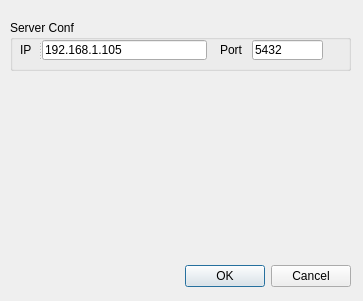
<?xml version="1.0" encoding="UTF-8"?>
<ui version="4.0">
 <class>DlgSet</class>
 <widget class="QDialog" name="DlgSet">
  <property name="geometry">
   <rect>
    <x>0</x>
    <y>0</y>
    <width>363</width>
    <height>301</height>
   </rect>
  </property>
  <property name="windowTitle">
   <string>Dialog</string>
  </property>
  <widget class="QDialogButtonBox" name="buttonBox">
   <property name="geometry">
    <rect>
     <x>10</x>
     <y>260</y>
     <width>341</width>
     <height>32</height>
    </rect>
   </property>
   <property name="orientation">
    <enum>Qt::Horizontal</enum>
   </property>
   <property name="standardButtons">
    <set>QDialogButtonBox::Cancel|QDialogButtonBox::Ok</set>
   </property>
  </widget>
  <widget class="QGroupBox" name="groupBox">
   <property name="geometry">
    <rect>
     <x>10</x>
     <y>20</y>
     <width>341</width>
     <height>51</height>
    </rect>
   </property>
   <property name="title">
    <string>Server Conf</string>
   </property>
   <widget class="QSplitter" name="splitter">
    <property name="geometry">
     <rect>
      <x>10</x>
      <y>20</y>
      <width>187</width>
      <height>20</height>
     </rect>
    </property>
    <property name="orientation">
     <enum>Qt::Horizontal</enum>
    </property>
    <widget class="QLabel" name="label">
     <property name="text">
      <string>IP</string>
     </property>
    </widget>
    <widget class="QLineEdit" name="lineEdit">
     <property name="text">
      <string>192.168.1.105</string>
     </property>
    </widget>
   </widget>
   <widget class="QLineEdit" name="lineEdit_2">
    <property name="geometry">
     <rect>
      <x>242</x>
      <y>20</y>
      <width>71</width>
      <height>20</height>
     </rect>
    </property>
    <property name="text">
     <string>5432</string>
    </property>
   </widget>
   <widget class="QLabel" name="label_2">
    <property name="geometry">
     <rect>
      <x>210</x>
      <y>20</y>
      <width>31</width>
      <height>20</height>
     </rect>
    </property>
    <property name="text">
     <string>Port</string>
    </property>
   </widget>
  </widget>
 </widget>
 <resources/>
 <connections>
  <connection>
   <sender>buttonBox</sender>
   <signal>accepted()</signal>
   <receiver>DlgSet</receiver>
   <slot>accept()</slot>
   <hints>
    <hint type="sourcelabel">
     <x>248</x>
     <y>254</y>
    </hint>
    <hint type="destinationlabel">
     <x>157</x>
     <y>274</y>
    </hint>
   </hints>
  </connection>
  <connection>
   <sender>buttonBox</sender>
   <signal>rejected()</signal>
   <receiver>DlgSet</receiver>
   <slot>reject()</slot>
   <hints>
    <hint type="sourcelabel">
     <x>316</x>
     <y>260</y>
    </hint>
    <hint type="destinationlabel">
     <x>286</x>
     <y>274</y>
    </hint>
   </hints>
  </connection>
 </connections>
</ui>
